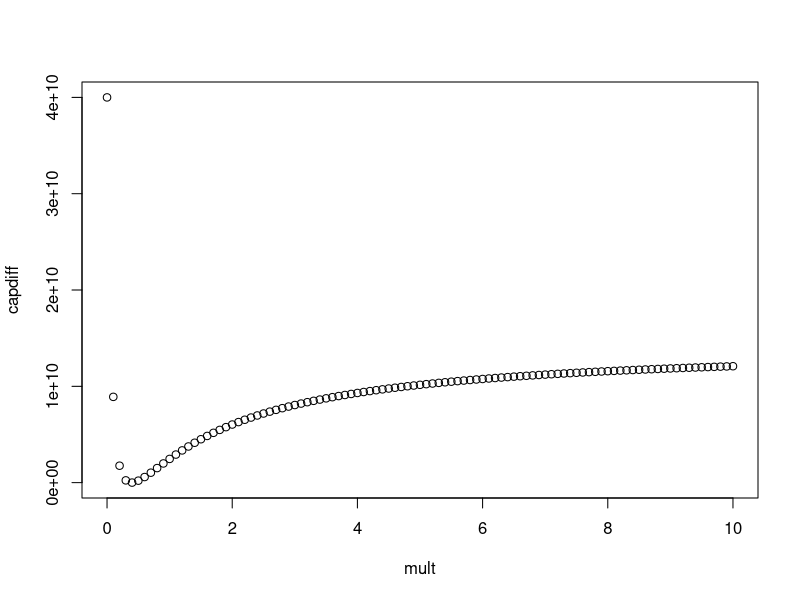

Recreate this plot in R.
ABCs <- c(100000,80000,60000,40000,40000)
OYcap <- 200000
r <- OYcap/sum(ABCs)
w <- c(4,5,1,3,2)

ABCPred <- function(mult) { r <- r^(1/(w*mult)); return(ABCs*r) }

fn <- function(mult)
{
  ABC1 <- ABCPred(mult)
  obj <- (OYcap-sum(ABC1))^2
  
  
}

xx <- optimize(f=fn,interval=c(-1,10))
mult <- xx$minimum
r <- r^(1/(w*mult))
print(mult)
print(r)
print(ABCs*r)
print(sum(ABCs*r))

  
mult <- seq(from=0,to=10,by=0.1)
capdiff <- NULL
for (Imult in 1:length(mult))
{
 ABC1 <-  ABCPred(mult[Imult])
 capdiff <- c(capdiff, (OYcap-sum(ABC1))^2)
 
  
}  

plot(mult,capdiff)
